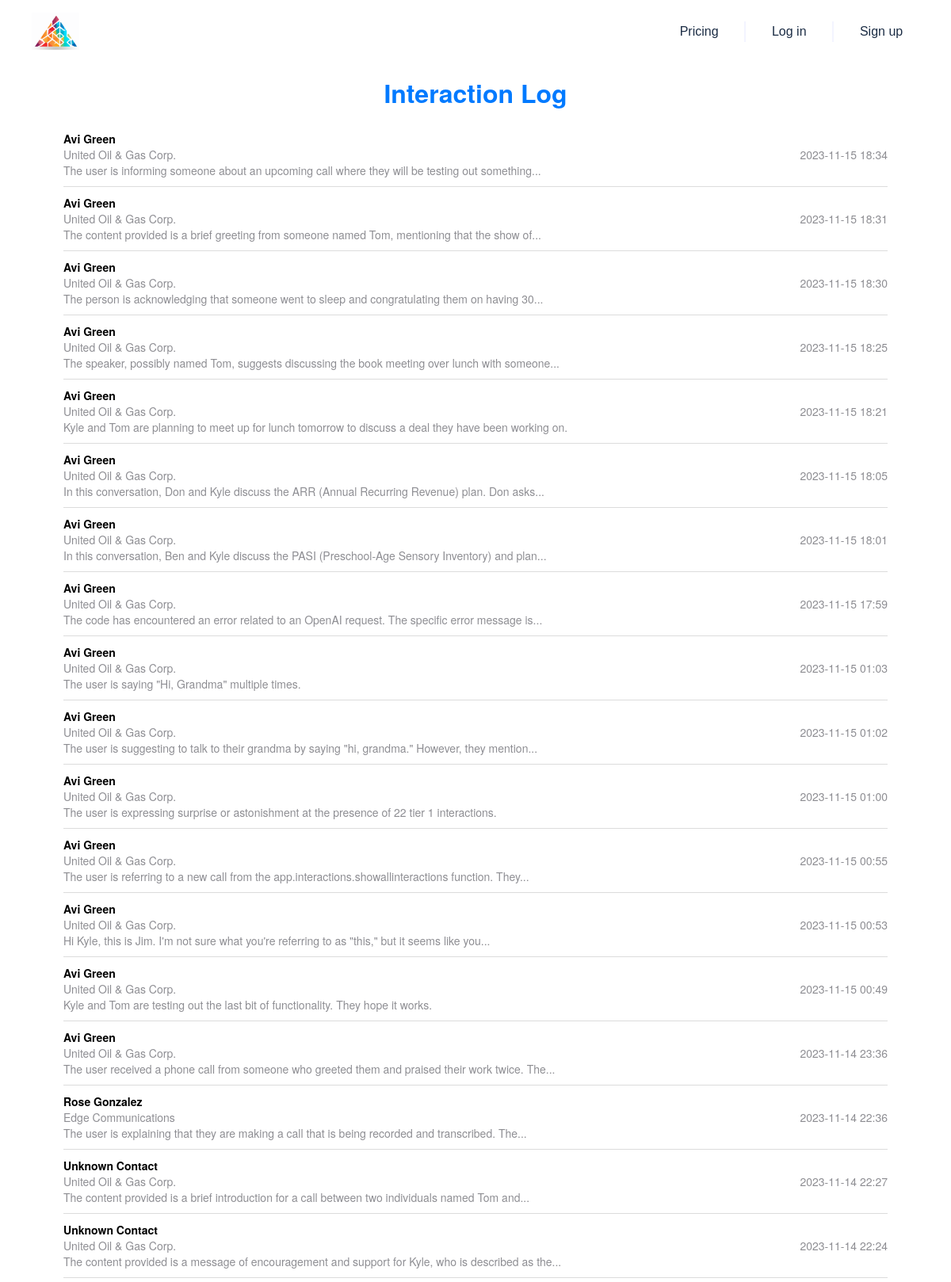
The page /show_interactions (upper part) on the database its author committed.
### app/models.py (models this page shows, shortened)
class Contact(db.Model):
    __tablename__ = 'contact'
    Id = db.Column(db.String, primary_key=True)
    IsDeleted = db.Column(db.Boolean)
    MasterRecordId = db.Column(db.String)
    AccountId = db.Column(db.String, db.ForeignKey('account.Id'))
    LastName = db.Column(db.String)
    FirstName = db.Column(db.String)
    Salutation = db.Column(db.String)
    Name = db.Column(db.String)
    MailingStreet = db.Column(db.String)
    MailingCity = db.Column(db.String)
    MailingState = db.Column(db.String)
    MailingPostalCode = db.Column(db.String)
    MailingCountry = db.Column(db.String)
    MailingLatitude = db.Column(db.Float)
    MailingLongitude = db.Column(db.Float)
    MailingGeocodeAccuracy = db.Column(db.String)
    Phone = db.Column(db.String)
    Fax = db.Column(db.String)
    MobilePhone = db.Column(db.String)
    HomePhone = db.Column(db.String)
    OtherPhone = db.Column(db.String)
    AssistantPhone = db.Column(db.String)
    ReportsToId = db.Column(db.String)
    Email = db.Column(db.String)
    Title = db.Column(db.String)
    Department = db.Column(db.String)
    AssistantName = db.Column(db.String)
    LeadSource = db.Column(db.String)
    Birthdate = db.Column(db.Date)
    Description = db.Column(db.String)
    OwnerId = db.Column(db.String)
    CreatedDate = db.Column(db.DateTime)
    CreatedById = db.Column(db.String)
    LastModifiedDate = db.Column(db.DateTime)
    LastModifiedById = db.Column(db.String)
    SystemModstamp = db.Column(db.DateTime)
    LastActivityDate = db.Column(db.Date)
    LastCURequestDate = db.Column(db.Date)
    LastCUUpdateDate = db.Column(db.Date)
    LastViewedDate = db.Column(db.Date)
    LastReferencedDate = db.Column(db.Date)
    EmailBouncedReason = db.Column(db.String)
    EmailBouncedDate = db.Column(db.Date)
    IsEmailBounced = db.Column(db.Boolean)
    PhotoUrl = db.Column(db.String)
    Jigsaw = db.Column(db.String)
    JigsawContactId = db.Column(db.String)
    CleanStatus = db.Column(db.String)
    IndividualId = db.Column(db.String)
    Level__c = db.Column(db.String)
    Languages__c = db.Column(db.String)
    JobRank = db.Column(db.Integer)
    Recommendation = db.Column(db.Text)
    IsPartnerRep = db.Column(db.Boolean, default=False)
    LinkedInUrl = db.Column(db.String)

class Account(db.Model):
    __tablename__ = 'account'
    Id = db.Column(db.String, primary_key=True)
    IsDeleted = db.Column(db.Boolean)
    MasterRecordId = db.Column(db.String)
    Name = db.Column(db.String)
    Type = db.Column(db.String)
    ParentId = db.Column(db.String)
    BillingStreet = db.Column(db.String)
    BillingCity = db.Column(db.String)
    BillingState = db.Column(db.String)
    BillingPostalCode = db.Column(db.String)
    BillingCountry = db.Column(db.String)
    BillingLatitude = db.Column(db.Float)
    BillingLongitude = db.Column(db.Float)
    BillingGeocodeAccuracy = db.Column(db.String)
    ShippingStreet = db.Column(db.String)
    ShippingCity = db.Column(db.String)
    ShippingState = db.Column(db.String)
    ShippingPostalCode = db.Column(db.String)
    ShippingCountry = db.Column(db.String)
    ShippingLatitude = db.Column(db.Float)
    ShippingLongitude = db.Column(db.Float)
    ShippingGeocodeAccuracy = db.Column(db.String)
    Phone = db.Column(db.String)
    Fax = db.Column(db.String)
    AccountNumber = db.Column(db.String)
    Website = db.Column(db.String)
    PhotoUrl = db.Column(db.String)
    Sic = db.Column(db.String)
    Industry = db.Column(db.String)
    AnnualRevenue = db.Column(db.Float)
    NumberOfEmployees = db.Column(db.Integer)
    Ownership = db.Column(db.String)
    TickerSymbol = db.Column(db.String)
    Description = db.Column(db.String)
    Rating = db.Column(db.String)
    Site = db.Column(db.String)
    OwnerId = db.Column(db.String)
    CreatedDate = db.Column(db.DateTime)
    CreatedById = db.Column(db.String)
    LastModifiedDate = db.Column(db.DateTime)
    LastModifiedById = db.Column(db.String)
    SystemModstamp = db.Column(db.DateTime)
    LastActivityDate = db.Column(db.Date)
    LastViewedDate = db.Column(db.Date)
    LastReferencedDate = db.Column(db.Date)
    Jigsaw = db.Column(db.String)
    JigsawCompanyId = db.Column(db.String)
    CleanStatus = db.Column(db.String)
    AccountSource = db.Column(db.String)
    DunsNumber = db.Column(db.String)
    Tradestyle = db.Column(db.String)
    NaicsCode = db.Column(db.String)
    NaicsDesc = db.Column(db.String)
    YearStarted = db.Column(db.String)
    SicDesc = db.Column(db.String)
    DandbCompanyId = db.Column(db.String)
    OperatingHoursId = db.Column(db.String)
    CustomerPriority__c = db.Column(db.String)
    SLA__c = db.Column(db.String)
    Active__c = db.Column(db.String)
    NumberofLocations__c = db.Column(db.Float)
    UpsellOpportunity__c = db.Column(db.String)
    SLASerialNumber__c = db.Column(db.String)
    SLAExpirationDate__c = db.Column(db.Date)
    Rank = db.Column(db.Integer)
    Notes = db.Column(db.Text)
    Score = db.Column(db.Float)
    Overview = db.Column(db.Text)
    Products = db.Column(db.Text)
    Market = db.Column(db.Text)
    Achievements = db.Column(db.Text)
    IndustryPain = db.Column(db.Text)
    Concerns = db.Column(db.Text)
    OperationalChallenges = db.Column(db.Text)
    LatestNews = db.Column(db.Text)
    RecentEvents = db.Column(db.Text)
    CustomerFeedback = db.Column(db.Text)
    RecentPartnerships = db.Column(db.Text)
    Recommendations = db.Column(db.Text)
    Headcount = db.Column(db.Integer)
    TechColumn = db.Column(db.String)
    IntegrationStatus = db.Column(db.Enum('integration', 'neutral', 'competitor', name='integration_status_enum'))
    SubIndustry = db.Column(db.String)

class Interaction(db.Model):
    __tablename__ = 'interaction'
    id = db.Column(db.Integer, primary_key=True)
    interaction_type = db.Column(db.Enum(InteractionType))
    description = db.Column(db.String)
    timestamp = db.Column(db.DateTime, default=datetime.utcnow)
    key_points = db.Column(db.Text)
    sentiment = db.Column(db.Text)
    action_items = db.Column(db.Text)
    account_id = db.Column(db.String, db.ForeignKey('account.Id'))
    user_id = db.Column(db.String, db.ForeignKey('users.id'))
    contactId = db.Column(db.String, db.ForeignKey('contact.Id'))
    account = db.relationship('Account', backref=db.backref('interactions', lazy=True))
    user = db.relationship('User', backref=db.backref('interactions', lazy=True))

### app/interactions.py (the view)
@interactions_blueprint.route('/show_interactions')
def show_all_interactions():
    interactions_query = Interaction.query.order_by(Interaction.timestamp.desc()).limit(100).all()
    interactions_data = []
    for interaction in interactions_query:
        contact = Contact.query.get(interaction.contactId)
        account = Account.query.get(interaction.account_id)
        interaction_data = {
            'timestamp': interaction.timestamp.strftime('%Y-%m-%d %H:%M'),
            'contact_name': contact.Name if contact else "Unknown Contact",
            'account_name': account.Name if account else "Unknown Account",
            'description': interaction.description
        }
        interactions_data.append(interaction_data)
    return render_template('interactions.html', interactions=interactions_data)

### templates/interactions.html
{% extends "base.html" %}
{% block content %}
<div class="container" style="font-family: 'Helvetica Neue', Helvetica, Arial, sans-serif;">
    <h2 style="text-align: center; color: #007aff; margin-top: 20px;">Interaction Log</h2>
    <div class="interaction-log" style="margin-top: 20px;">
        {% for interaction in interactions %}
        <div class="interaction-item" style="display: flex; justify-content: space-between; align-items: center; border-bottom: 1px solid #dcdcdc; padding: 10px 0;">
            <div style="flex-grow: 1;">
                <div style="font-weight: bold; color: #000;">{{ interaction.contact_name }}</div>
                <div style="color: #8e8e93;">{{ interaction.account_name }}</div>
                <div style="color: #8e8e93;">{{ interaction.description | truncate(100) }}</div>
            </div>
            <div style="color: #8e8e93; white-space: nowrap;">
                {{ interaction.timestamp }}
            </div>
        </div>
        {% endfor %}
    </div>
</div>
{% endblock %}

### rows shown on the page
Contact: contact_name "Avi Green" "Avi Green" "Avi Green" "Avi Green" "Avi Green" "Avi Green" "Avi Green" "Avi Green" "Avi Green" "Avi Green" "Avi Green" "Avi Green" "Avi Green" "Avi Green" "Avi Green"
Account: account_name "United Oil & Gas Corp." "United Oil & Gas Corp." "United Oil & Gas Corp." "United Oil & Gas Corp." "United Oil & Gas Corp." "United Oil & Gas Corp." "United Oil & Gas Corp." "United Oil & Gas Corp." "United Oil & Gas Corp." "United Oil & Gas Corp." "United Oil & Gas Corp." "United Oil & Gas Corp." "United Oil & Gas Corp." "United Oil & Gas Corp." "United Oil & Gas Corp." "United Oil & Gas Corp." "United Oil & Gas Corp."
Interaction: description "The user is informing someone about an upcoming call where they will be testing out something..."
Interaction: description "The content provided is a brief greeting from someone named Tom, mentioning that the show of..."
Interaction: description "The person is acknowledging that someone went to sleep and congratulating them on having 30..."
Interaction: description "The speaker, possibly named Tom, suggests discussing the book meeting over lunch with someone..."
Interaction: description "Kyle and Tom are planning to meet up for lunch tomorrow to discuss a deal they have been working on."
Interaction: description "In this conversation, Don and Kyle discuss the ARR (Annual Recurring Revenue) plan. Don asks..."
Interaction: description "In this conversation, Ben and Kyle discuss the PASI (Preschool-Age Sensory Inventory) and plan..."
Interaction: description "The code has encountered an error related to an OpenAI request. The specific error message is..."
Interaction: description "The user is saying \"Hi, Grandma\" multiple times."
Interaction: description "The user is suggesting to talk to their grandma by saying \"hi, grandma.\" However, they mention..."
Interaction: description "The user is expressing surprise or astonishment at the presence of 22 tier 1 interactions."
Interaction: description "The user is referring to a new call from the app.interactions.showallinteractions function. They..."
Interaction: description "Hi Kyle, this is Jim. I'm not sure what you're referring to as \"this,\" but it seems like you..."
Interaction: description "Kyle and Tom are testing out the last bit of functionality. They hope it works."
Interaction: description "The user received a phone call from someone who greeted them and praised their work twice. The..."
Contact: contact_name "Rose Gonzalez"
Account: account_name "Edge Communications"
Interaction: description "The user is explaining that they are making a call that is being recorded and transcribed. The..."
Interaction: description "The content provided is a brief introduction for a call between two individuals named Tom and..."
Interaction: description "The content provided is a message of encouragement and support for Kyle, who is described as the..."

### other values the page prints
{{ interaction.timestamp }} "2023-11-15 18:34" "2023-11-15 18:31" "2023-11-15 18:30" "2023-11-15 18:25" "2023-11-15 18:21" "2023-11-15 18:05" "2023-11-15 18:01" "2023-11-15 17:59" "2023-11-15 01:03" "2023-11-15 01:02" "2023-11-15 01:00" "2023-11-15 00:55" "2023-11-15 00:53" "2023-11-15 00:49" "2023-11-14 23:36" "2023-11-14 22:36" "2023-11-14 22:27" "2023-11-14 22:24"
{{ interaction.contact_name }} "Unknown Contact" "Unknown Contact"
